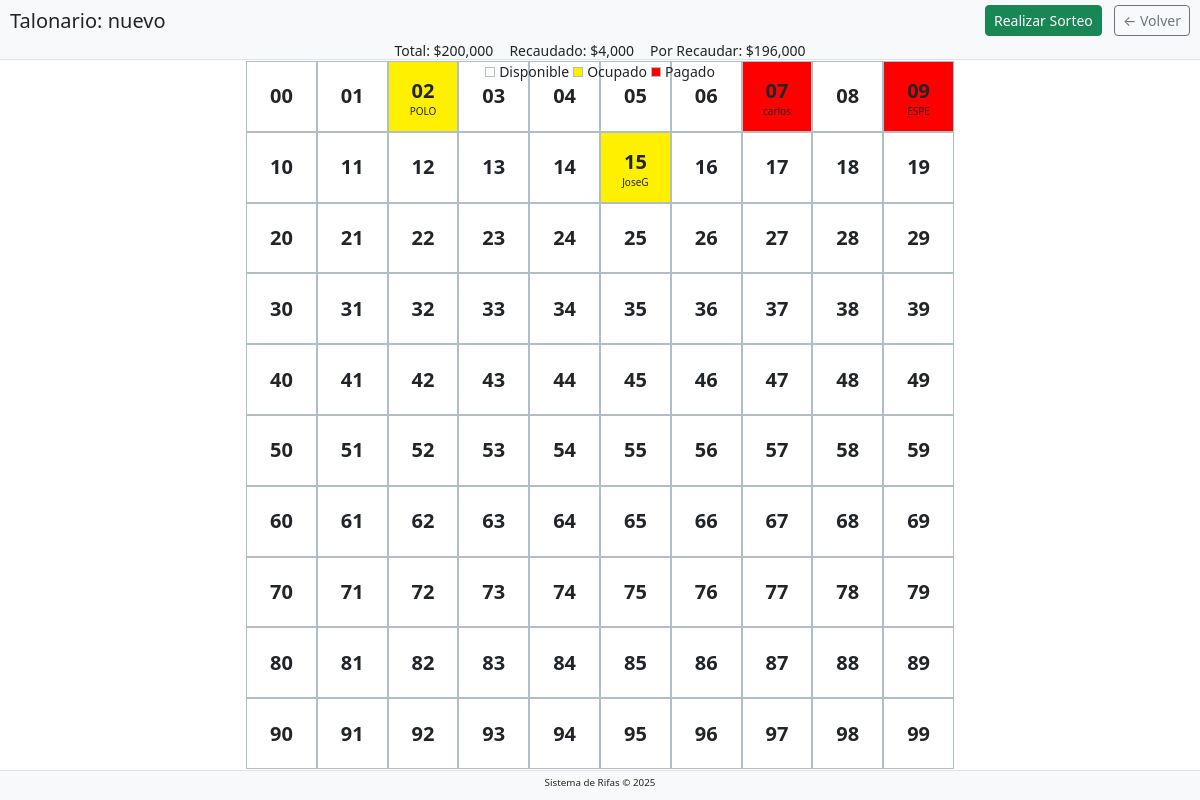
/talonario/3, run on an earlier commit of the app's database.
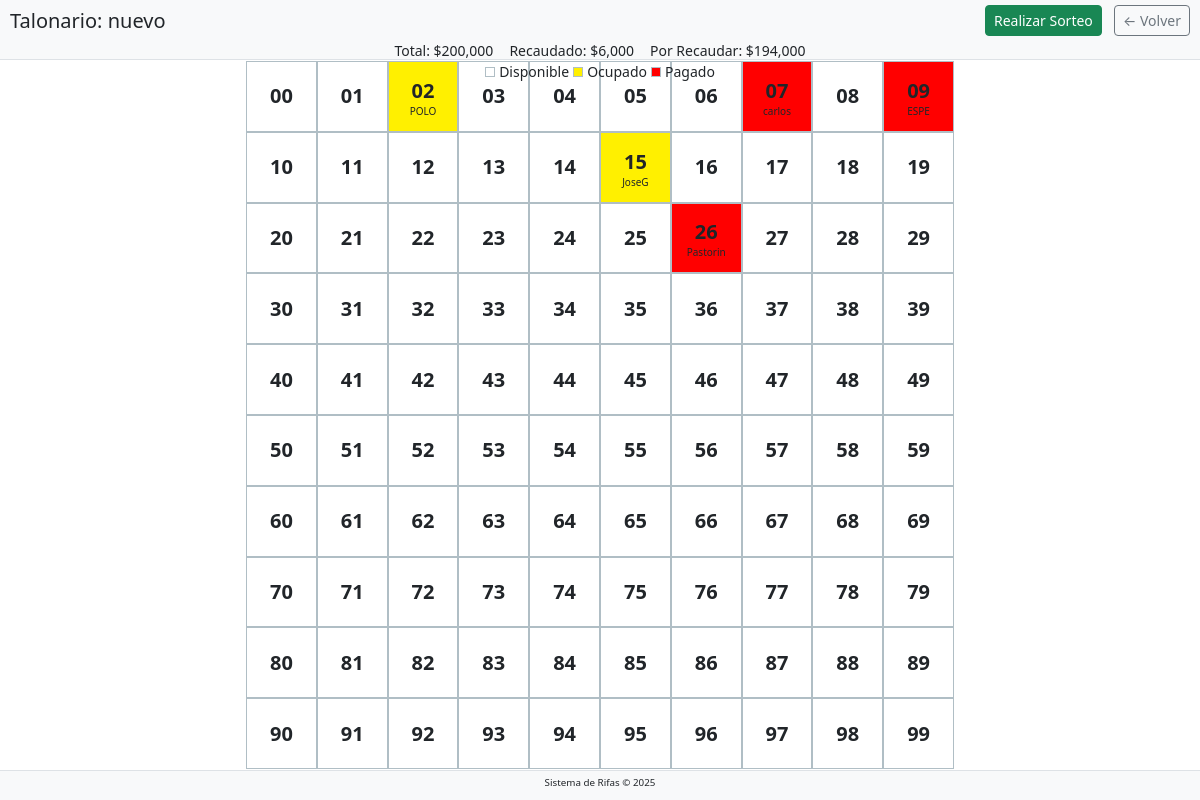
And on a later commit of the database.
### app.py (models this page shows)
class Talonario(db.Model):
    id = db.Column(db.Integer, primary_key=True)
    nombre = db.Column(db.String(100), nullable=False)
    sorteos = db.relationship('Sorteo', backref='talonario', lazy=True)

class Numero(db.Model):
    id = db.Column(db.Integer, primary_key=True)
    talonario_id = db.Column(db.Integer, db.ForeignKey('talonario.id'), nullable=False)
    numero = db.Column(db.Integer, nullable=False)
    estado = db.Column(db.String(20), default='disponible')
    nombre_persona = db.Column(db.String(100))

### app.py (the view)
@app.route('/talonario/<int:talonario_id>')
def ver_talonario(talonario_id):
    talonario = db.session.get(Talonario, talonario_id)
    if not talonario:
        return "Talonario no encontrado", 404
    stmt = select(Numero).where(Numero.talonario_id == talonario_id).order_by(Numero.numero)
    numeros = db.session.scalars(stmt).all()
    config = Configuracion.query.first()
    total_esperado = 100 * config.precio_boleta
    numeros_pagados = sum(1 for n in numeros if n.estado == 'pagado')
    recaudado = numeros_pagados * config.precio_boleta
    por_recaudar = total_esperado - recaudado
    return render_template('talonario.html',
                           talonario=talonario,
                           numeros=numeros,
                           now=datetime.now(),
                           config=config,
                           total_esperado=total_esperado,
                           recaudado=recaudado,
                           por_recaudar=por_recaudar)

### app.py (called while the page is built)
def format_currency(value):
    try:
        return "{:,.0f}".format(value)
    except:
        return str(value)

### templates/talonario.html (shortened to what this page needs)
{% extends "base.html" %}
{% block content %}
    <div class="header-section">
        <div class="d-flex justify-content-between align-items-center">
            <h1 class="h5 mb-0">Talonario: {{ talonario.nombre }}</h1>
            <div>
                <a href="{{ url_for('sorteo', talonario_id=talonario.id) }}" class="btn btn-success btn-sm me-2">
                    Realizar Sorteo
                </a>
                <a href="{{ url_for('index') }}" class="btn btn-outline-secondary btn-sm">
                    &larr; Volver
                </a>
            </div>
        </div>
        <div class="d-flex justify-content-center gap-3 mt-1">
            <div class="d-flex align-items-center">
                <span class="small">Total: ${{ total_esperado|currency }}</span>
            </div>
            <div class="d-flex align-items-center">
                <span class="small">Recaudado: ${{ recaudado|currency }}</span>
            </div>
            <div class="d-flex align-items-center">
                <span class="small">Por Recaudar: ${{ por_recaudar|currency }}</span>
            </div>
        </div>
        <div class="d-flex flex-wrap justify-content-center gap-1">
            <div class="d-flex align-items-center">
                <div class="leyenda-item disponible me-1"></div>
                <span class="small">Disponible</span>
            </div>
            <div class="d-flex align-items-center">
                <div class="leyenda-item ocupado me-1"></div>
                <span class="small">Ocupado</span>
            </div>
            <div class="d-flex align-items-center">
                <div class="leyenda-item pagado me-1"></div>
                <span class="small">Pagado</span>
            </div>
        </div>
    </div>
    <div class="content-section">
        <div class="grid-container">
            {% for numero in numeros %}
                <div class="numero-celda {{ numero.estado }}"
                     onclick="abrirModal({{ numero.id }}, '{{ numero.estado }}')">
                    <strong>{{ "%02d" % numero.numero }}</strong>
                    {% if numero.nombre_persona %}
                        <div class="nombre-persona">{{ numero.nombre_persona }}</div>
                    {% endif %}
                </div>
            {% endfor %}
        </div>
    </div>
    <div class="footer-section">
        <small>Sistema de Rifas &copy; {{ now.year }}</small>
    </div>
{% endblock %}

### templates/base.html (shortened to what this page needs)
<!DOCTYPE html>
<html lang="es">
<head>
    <link href="https://cdn.jsdelivr.net/npm/bootstrap@5.3.0/dist/css/bootstrap.min.css" rel="stylesheet">
</head>
<body>
    {% block content %}{% endblock %}
</body>
</html>

### templates/base.html (style rules this page uses)
:root { --disponible: #ffffff; --ocupado: #fff000; --pagado: #ff0000; --borde: #b0bec5; --header-height: 80px; --footer-height: 30px; }
body { overflow: hidden; height: 100vh; margin: 0; padding: 0; display: flex; flex-direction: column; }
.header-section { height: var(--header-height); padding: 5px 10px; background: #f8f9fa; border-bottom: 1px solid #dee2e6; display: flex; flex-direction: column; justify-content: space-between; position: fixed; top: 0; left: 0; right: 0; z-index: 100; }
.footer-section { height: var(--footer-height); padding: 3px 10px; background: #f8f9fa; border-top: 1px solid #dee2e6; font-size: 0.7rem; text-align: center; position: fixed; bottom: 0; left: 0; right: 0; z-index: 100; }
.content-section { flex: 1; overflow: hidden; margin-top: var(--header-height); margin-bottom: var(--footer-height); display: flex; justify-content: center; align-items: center; }
.grid-container { display: grid; grid-template-columns: repeat(10, 1fr); grid-template-rows: repeat(10, 1fr); gap: 0; width: 100%; height: 100%; max-width: 100vmin; max-height: 100vmin; padding: 1px; }
.numero-celda { display: flex; flex-direction: column; justify-content: center; align-items: center; border: 1px solid var(--borde); font-size: 2.5vmin; text-align: center; word-break: break-word; overflow: hidden; padding: 0; }
.disponible { background-color: var(--disponible); }
.ocupado { background-color: var(--ocupado); }
.pagado { background-color: var(--pagado); }
.leyenda-item { display: inline-block; width: 10px; height: 10px; margin-right: 4px; border: 1px solid var(--borde); }
@media (orientation: landscape) { :root { --header-height: 60px; } }
@media (orientation: landscape) { .grid-container { max-width: 90vh; max-height: 90vh; } }

What changed in the data, as far as the page shows it:
changed Numero: estado "disponible" → "pagado" (drawn); nombre_persona (not shown) → "Pastorin"
Also different on the page:
{{ recaudado|currency }}: "4,000" → "6,000"
{{ por_recaudar|currency }}: "196,000" → "194,000"
